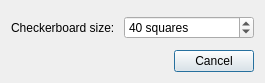
<?xml version="1.0" encoding="UTF-8"?>
<ui version="4.0">
 <class>ShowCheckerDialog</class>
 <widget class="QDialog" name="ShowCheckerDialog">
  <property name="windowModality">
   <enum>Qt::ApplicationModal</enum>
  </property>
  <property name="geometry">
   <rect>
    <x>0</x>
    <y>0</y>
    <width>265</width>
    <height>83</height>
   </rect>
  </property>
  <property name="sizePolicy">
   <sizepolicy hsizetype="MinimumExpanding" vsizetype="MinimumExpanding">
    <horstretch>0</horstretch>
    <verstretch>0</verstretch>
   </sizepolicy>
  </property>
  <property name="windowTitle">
   <string>Dialog</string>
  </property>
  <property name="sizeGripEnabled">
   <bool>false</bool>
  </property>
  <property name="modal">
   <bool>true</bool>
  </property>
  <layout class="QVBoxLayout" name="verticalLayout">
   <item>
    <spacer name="verticalSpacer">
     <property name="orientation">
      <enum>Qt::Vertical</enum>
     </property>
     <property name="sizeHint" stdset="0">
      <size>
       <width>20</width>
       <height>0</height>
      </size>
     </property>
    </spacer>
   </item>
   <item>
    <layout class="QHBoxLayout" name="horizontalLayout">
     <item>
      <widget class="QLabel" name="m_squaresLabel">
       <property name="sizePolicy">
        <sizepolicy hsizetype="Minimum" vsizetype="Preferred">
         <horstretch>0</horstretch>
         <verstretch>0</verstretch>
        </sizepolicy>
       </property>
       <property name="text">
        <string>Checkerboard size: </string>
       </property>
       <property name="buddy">
        <cstring>m_squaresSpinBox</cstring>
       </property>
      </widget>
     </item>
     <item>
      <widget class="QSpinBox" name="m_squaresSpinBox">
       <property name="sizePolicy">
        <sizepolicy hsizetype="Expanding" vsizetype="Fixed">
         <horstretch>0</horstretch>
         <verstretch>0</verstretch>
        </sizepolicy>
       </property>
       <property name="suffix">
        <string> squares</string>
       </property>
       <property name="maximum">
        <number>65535</number>
       </property>
       <property name="value">
        <number>40</number>
       </property>
      </widget>
     </item>
    </layout>
   </item>
   <item>
    <spacer name="verticalSpacer_2">
     <property name="orientation">
      <enum>Qt::Vertical</enum>
     </property>
     <property name="sizeHint" stdset="0">
      <size>
       <width>20</width>
       <height>0</height>
      </size>
     </property>
    </spacer>
   </item>
   <item>
    <widget class="QDialogButtonBox" name="m_buttonBox">
     <property name="standardButtons">
      <set>QDialogButtonBox::Cancel</set>
     </property>
    </widget>
   </item>
  </layout>
 </widget>
 <tabstops>
  <tabstop>m_squaresSpinBox</tabstop>
 </tabstops>
 <resources/>
 <connections>
  <connection>
   <sender>m_buttonBox</sender>
   <signal>accepted()</signal>
   <receiver>ShowCheckerDialog</receiver>
   <slot>accept()</slot>
   <hints>
    <hint type="sourcelabel">
     <x>132</x>
     <y>62</y>
    </hint>
    <hint type="destinationlabel">
     <x>132</x>
     <y>41</y>
    </hint>
   </hints>
  </connection>
  <connection>
   <sender>m_buttonBox</sender>
   <signal>rejected()</signal>
   <receiver>ShowCheckerDialog</receiver>
   <slot>reject()</slot>
   <hints>
    <hint type="sourcelabel">
     <x>132</x>
     <y>62</y>
    </hint>
    <hint type="destinationlabel">
     <x>132</x>
     <y>41</y>
    </hint>
   </hints>
  </connection>
 </connections>
</ui>
